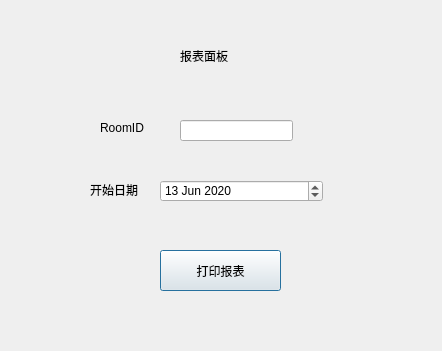
<?xml version="1.0" encoding="UTF-8"?>
<ui version="4.0">
 <class>ReportPage</class>
 <widget class="QDialog" name="ReportPage">
  <property name="geometry">
   <rect>
    <x>0</x>
    <y>0</y>
    <width>442</width>
    <height>351</height>
   </rect>
  </property>
  <property name="windowTitle">
   <string>Dialog</string>
  </property>
  <property name="styleSheet">
   <string notr="true">border-image: url(:/back.jpg);</string>
  </property>
  <widget class="QPushButton" name="PrintButton">
   <property name="geometry">
    <rect>
     <x>160</x>
     <y>250</y>
     <width>121</width>
     <height>41</height>
    </rect>
   </property>
   <property name="text">
    <string>打印报表</string>
   </property>
  </widget>
  <widget class="QLabel" name="label">
   <property name="geometry">
    <rect>
     <x>100</x>
     <y>120</y>
     <width>72</width>
     <height>15</height>
    </rect>
   </property>
   <property name="text">
    <string>RoomID</string>
   </property>
  </widget>
  <widget class="QLineEdit" name="ID_input">
   <property name="geometry">
    <rect>
     <x>180</x>
     <y>120</y>
     <width>113</width>
     <height>21</height>
    </rect>
   </property>
  </widget>
  <widget class="QLabel" name="label_2">
   <property name="geometry">
    <rect>
     <x>90</x>
     <y>180</y>
     <width>72</width>
     <height>20</height>
    </rect>
   </property>
   <property name="text">
    <string>开始日期</string>
   </property>
  </widget>
  <widget class="QDateEdit" name="date">
   <property name="geometry">
    <rect>
     <x>160</x>
     <y>180</y>
     <width>163</width>
     <height>22</height>
    </rect>
   </property>
   <property name="dateTime">
    <datetime>
     <hour>0</hour>
     <minute>0</minute>
     <second>0</second>
     <year>2020</year>
     <month>6</month>
     <day>13</day>
    </datetime>
   </property>
  </widget>
  <widget class="QLabel" name="label_4">
   <property name="geometry">
    <rect>
     <x>180</x>
     <y>30</y>
     <width>101</width>
     <height>51</height>
    </rect>
   </property>
   <property name="styleSheet">
    <string notr="true">font: 18pt &quot;Adobe Arabic&quot;;
font: 14pt &quot;Adobe Arabic&quot;;</string>
   </property>
   <property name="text">
    <string>报表面板</string>
   </property>
  </widget>
 </widget>
 <resources/>
 <connections/>
</ui>
